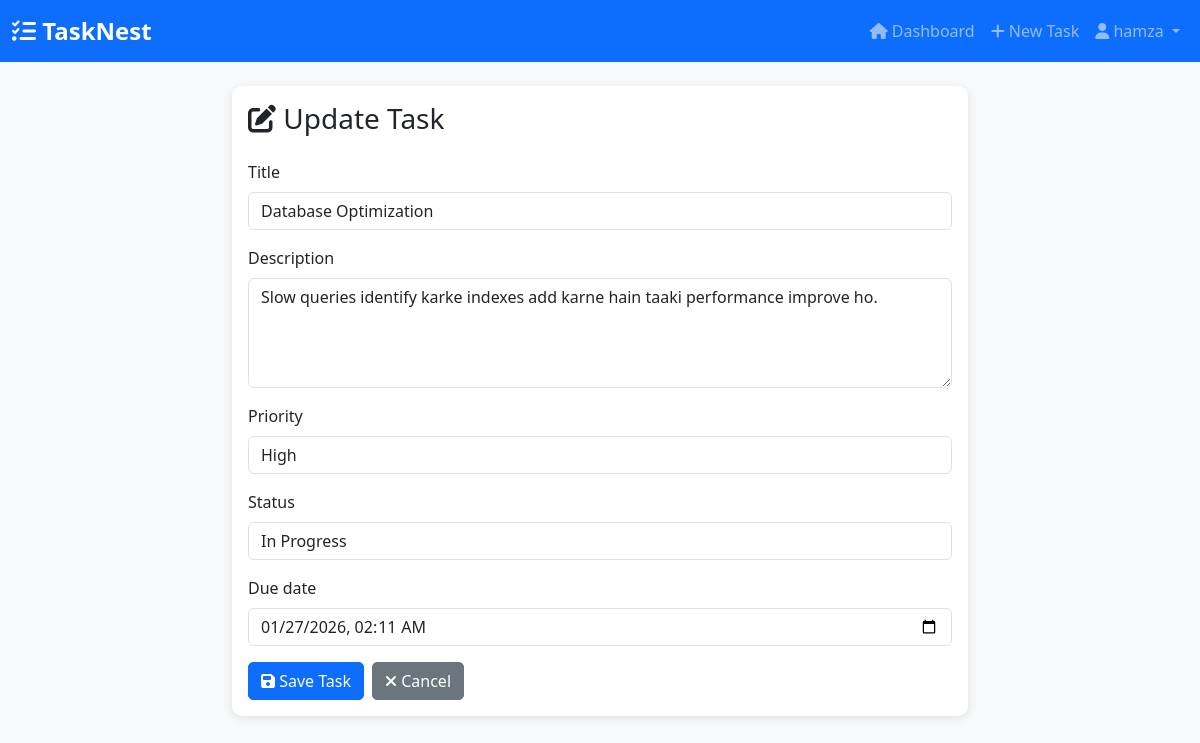
The page /task/4/update/ (signed in) on the database its author committed.
### tasks/models.py (models this page shows, shortened)
class Task(models.Model):
    PRIORITY_CHOICES = [
        ('low', 'Low'),
        ('medium', 'Medium'),
        ('high', 'High'),
    ]
    STATUS_CHOICES = [
        ('pending', 'Pending'),
        ('in_progress', 'In Progress'),
        ('completed', 'Completed'),
    ]
    user = models.ForeignKey(User, on_delete=models.CASCADE, related_name='tasks')
    title = models.CharField(max_length=200)
    description = models.TextField(blank=True)
    priority = models.CharField(max_length=10, choices=PRIORITY_CHOICES, default='medium')
    status = models.CharField(max_length=15, choices=STATUS_CHOICES, default='pending')
    due_date = models.DateTimeField(null=True, blank=True)
    created_at = models.DateTimeField(auto_now_add=True)
    updated_at = models.DateTimeField(auto_now=True)
    completed_at = models.DateTimeField(null=True, blank=True)
    class Meta:
        ordering = ['-created_at']

### tasks/views.py (the view)
# urls.py: path('task/<int:pk>/update/', views.task_update_view, name='task_update'),
@login_required
def task_update_view(request, pk):
    task = get_object_or_404(Task, pk=pk, user=request.user)
    if request.method == 'POST':
        form = TaskForm(request.POST, instance=task)
        if form.is_valid():
            form.save()
            messages.success(request, 'Task updated successfully!')
            return redirect('tasks:dashboard')
    else:
        form = TaskForm(instance=task)
    return render(request, 'tasks/task_form.html', {'form': form, 'action': 'Update', 'task': task})

### tasks/forms.py
class TaskForm(forms.ModelForm):
    class Meta:
        model = Task
        fields = ['title', 'description', 'priority', 'status', 'due_date']
        widgets = {
            'title': forms.TextInput(attrs={
                'class': 'form-control',
                'placeholder': 'Enter task title'
            }),
            'description': forms.Textarea(attrs={
                'class': 'form-control',
                'placeholder': 'Enter task description',
                'rows': 4
            }),
            'priority': forms.Select(attrs={'class': 'form-control'}),
            'status': forms.Select(attrs={'class': 'form-control'}),
            'due_date': forms.DateTimeInput(attrs={
                'class': 'form-control',
                'type': 'datetime-local'
            }),
        }

### tasks/templates/tasks/task_form.html (shortened to what this page needs)
{% extends 'tasks/base.html' %}
{% block content %}
<div class="row justify-content-center">
    <div class="col-md-8">
        <div class="card">
            <div class="card-body">
                <h3 class="card-title mb-4">
                    <i class="fas fa-{% if action == 'Create' %}plus{% else %}edit{% endif %}"></i>
                    {{ action }} Task
                </h3>
                <form method="post">
                    {% for field in form %}
                    <div class="mb-3">
                        <label for="{{ field.id_for_label }}" class="form-label">
                            {{ field.label }}
                        </label>
                        {{ field }}
                    </div>
                    {% endfor %}
                    <div class="d-flex gap-2">
                        <button type="submit" class="btn btn-primary">
                            <i class="fas fa-save"></i> Save Task
                        </button>
                        <a href="{% url 'tasks:dashboard' %}" class="btn btn-secondary">
                            <i class="fas fa-times"></i> Cancel
                        </a>
                    </div>
                </form>
            </div>
        </div>
    </div>
</div>
{% endblock %}

### tasks/templates/tasks/base.html (shortened to what this page needs)
<!DOCTYPE html>
<html lang="en">
<head>
    <link href="https://cdn.jsdelivr.net/npm/bootstrap@5.3.0/dist/css/bootstrap.min.css" rel="stylesheet">
    <link rel="stylesheet" href="https://cdnjs.cloudflare.com/ajax/libs/font-awesome/6.4.0/css/all.min.css">
    {% load static %}
    <link rel="stylesheet" href="{% static 'tasks/css/style.css' %}">
</head>
<body>
    {% if user.is_authenticated %}
    <nav class="navbar navbar-expand-lg navbar-dark bg-primary">
        <div class="container-fluid">
            <a class="navbar-brand" href="{% url 'tasks:dashboard' %}">
                <i class="fas fa-tasks"></i> TaskNest
            </a>
            <div class="collapse navbar-collapse" id="navbarNav">
                <ul class="navbar-nav ms-auto">
                    <li class="nav-item">
                        <a class="nav-link" href="{% url 'tasks:dashboard' %}">
                            <i class="fas fa-home"></i> Dashboard
                        </a>
                    </li>
                    <li class="nav-item">
                        <a class="nav-link" href="{% url 'tasks:task_create' %}">
                            <i class="fas fa-plus"></i> New Task
                        </a>
                    </li>
                    <li class="nav-item dropdown">
                        <a class="nav-link dropdown-toggle" href="#" id="navbarDropdown" role="button" data-bs-toggle="dropdown">
                            <i class="fas fa-user"></i> {{ user.username }}
                        </a>
                    </li>
                </ul>
            </div>
        </div>
    </nav>
    {% endif %}
    <main class="container mt-4">
        {% block content %}{% endblock %}
    </main>
</body>
</html>

### tasks/static/tasks/css/style.css (style rules this page uses)
body { background-color: #f8f9fa; font-family: 'Segoe UI', Tahoma, Geneva, Verdana, sans-serif; }
.navbar-brand { font-weight: bold; font-size: 1.5rem; }
.card { border: none; border-radius: 10px; box-shadow: 0 2px 10px rgba(0,0,0,0.1); }
.btn { border-radius: 5px; }

### rows shown on the page
Task: form "Database Optimization" "Slow queries identify karke indexes add karne hain taaki performance improve ho." "High" "In Progress" "01/27/2026 02:11"

### other values the page prints
{{ user.username }} "hamza"
{{ action }} "Update"
{{ field.label }} "Title" "Description" "Priority" "Status" "Due date"
